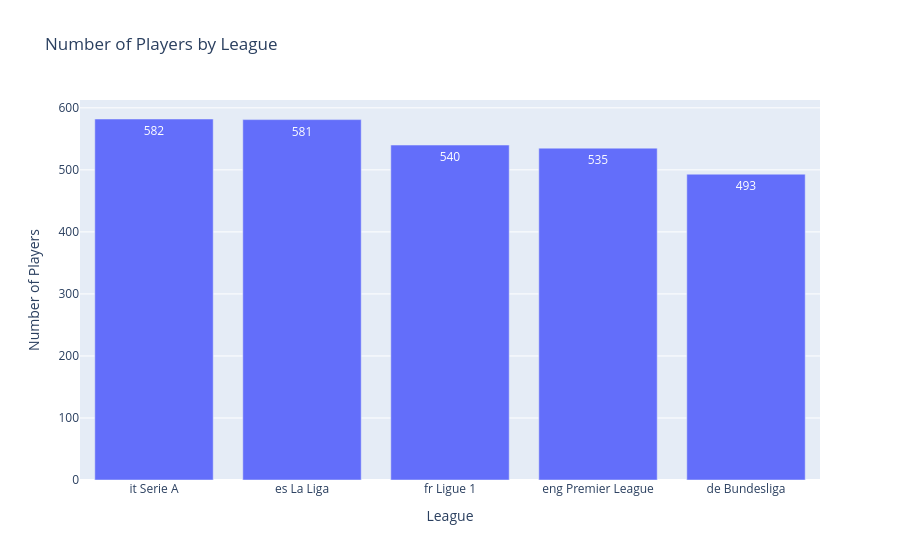

This figure's notebook cell:
### Code cell
league_counts = df_eda["Comp"].value_counts().reset_index()
league_counts.columns = ["League", "Number of Players"]

display(league_counts)

fig = px.bar(
    league_counts,
    x="League",
    y="Number of Players",
    title="Number of Players by League",
    text="Number of Players"
)

fig.show()

### Figure 1 — Plotly figure (JSON) as saved in the notebook; plotly's stock layout.template omitted (floating-point values rounded to 4 significant figures)
{"data": [{"hovertemplate": "League=%{x}<br>Number of Players=%{text}<extra></extra>", "legendgroup": "", "marker": {"color": "#636efa", "pattern": {"shape": ""}}, "name": "", "orientation": "v", "showlegend": false, "text": [582.0, 581.0, 540.0, 535.0, 493.0], "textposition": "auto", "type": "bar", "x": ["it Serie A", "es La Liga", "fr Ligue 1", "eng Premier League", "de Bundesliga"], "xaxis": "x", "y": [582, 581, 540, 535, 493], "yaxis": "y"}], "layout": {"barmode": "relative", "legend": {"tracegroupgap": 0}, "title": {"text": "Number of Players by League"}, "xaxis": {"anchor": "y", "domain": [0, 1], "title": {"text": "League"}}, "yaxis": {"anchor": "x", "domain": [0, 1], "title": {"text": "Number of Players"}}}}
